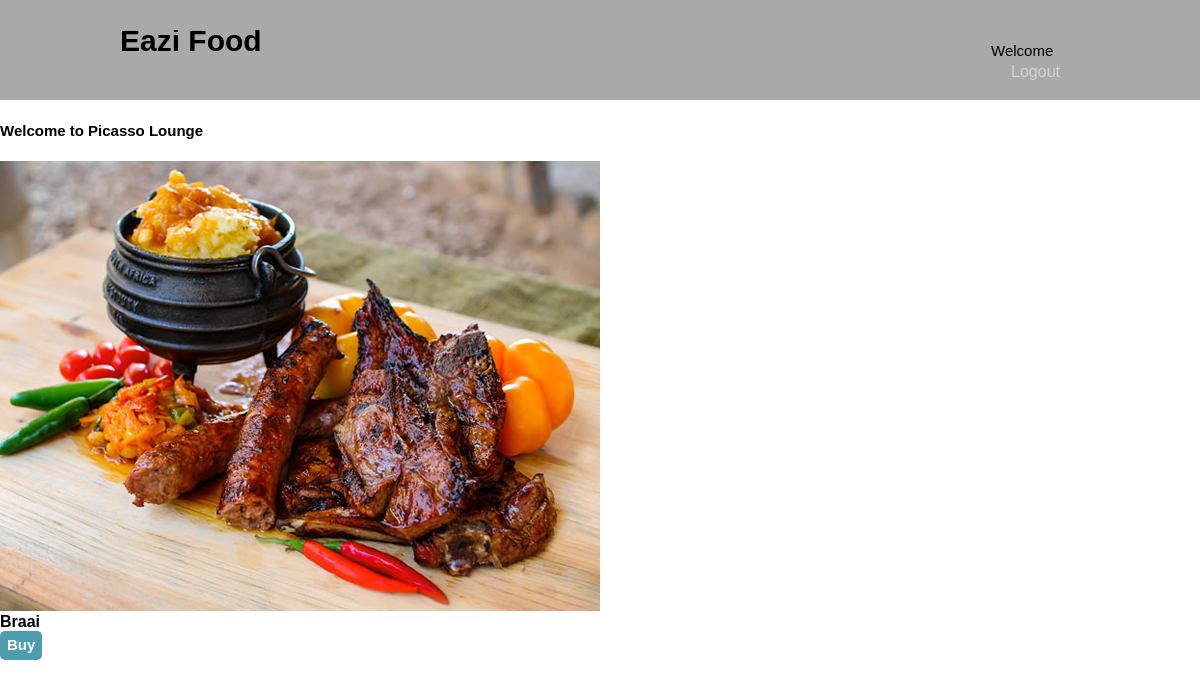
Screenshot of /Group11_TheAccelerators_Demo/menu.php?rn=Picasso Lounge with the database file from the repository.
### tables this page shows
CREATE TABLE `menu` (
  `Id` int(11) NOT NULL,
  `name` varchar(100) NOT NULL,
  `Price` double NOT NULL,
  `image` varchar(50) NOT NULL,
  `restaurantName` varchar(100) NOT NULL
);

### Group11_TheAccelerators_Demo/menu.php (the view, shortened to what this page needs)
<?php
include("connection.php");
$restName = $_GET['rn'];
?>
<head>
    <link rel="stylesheet" href="./css/style.css">
</head>
<body>
    <header>
        <div class="container">
            <div id="branding">
                <h1>Eazi Food</h1>
            </div>
            <nav>
                <div>Welcome <?php echo $_SESSION['customerName'] ?></div>
                <ul>
                    <li><a href="logout.php">Logout</a></li>
                </ul>
            </nav>
    </header>
    <section>
        <div>
            <h4> Welcome to <?php echo $restName ?></h4>
        </div>
        <?php
        $sql = "SELECT * FROM menu WHERE restaurantName= '$restName'";
        $results = $con->query($sql);
        if ($results->num_rows > 0) {
            while ($row = mysqli_fetch_assoc($results)) {
                echo "<img class='image-style' src='foodImages/" . $row['image'] . "'><br>"
                    . "<div style='font-size: 16px; font-weight:bold;'>" . $row["name"] . "</div>"
                    . "<a href='order.php?rn=" . $row["Id"] . "' class='a'>Buy</a> ";
            }
        } else {
            echo "Error: " . $sql . "<br>" . $con->error;
        }
        ?>
    </section>
</body>
</html>

### Group11_TheAccelerators_Demo/css/style.css (style rules this page uses)
body { font-family: Arial, Helvetica, sans-serif; font-size: 15px; line-height: 1.4em; padding: 0; margin: 0; background-color: white; }
.container { width: 80%; margin: auto; overflow: hidden; }
header { background-color: darkgray; padding-top: 30px; min-height: 70px; }
header a { color: lightgray; text-decoration: none; font-size: 16px; }
ul { margin: 0; padding: 0; }
header li { float: left; display: inline; padding: 0 20px 0 20px; }
header #branding { float: left; }
header #branding h1 { margin: 0; }
header nav { float: right; margin-top: 10px; }

### Group11_TheAccelerators_Demo/menu.php (style rules this page uses)
.a { width: 115px; height: 20px; background: #4E9CAF; padding: 7px; text-align: center; border-radius: 5px; color: white; font-weight: bold; line-height: 25px; text-decoration: none; padding-top: 5px; }

### rows the page displays
menu: image (picture), name "Braai"

### other values shown
$restName "Picasso Lounge"
